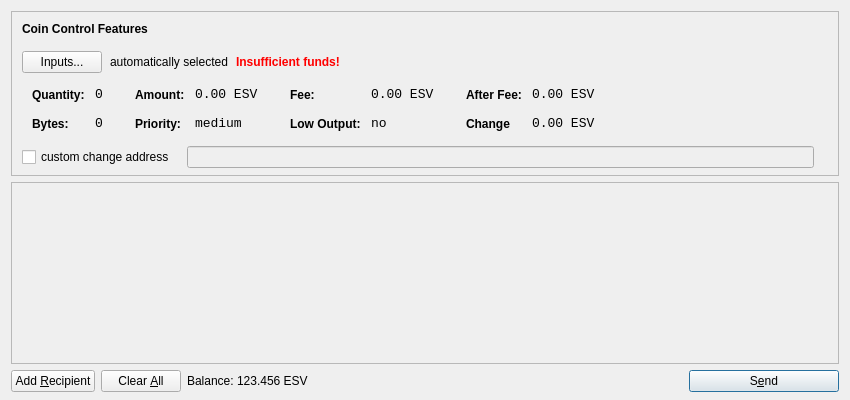
<?xml version="1.0" encoding="UTF-8"?>
<ui version="4.0">
 <class>SendCoinsDialog</class>
 <widget class="QDialog" name="SendCoinsDialog">
  <property name="geometry">
   <rect>
    <x>0</x>
    <y>0</y>
    <width>850</width>
    <height>400</height>
   </rect>
  </property>
  <property name="windowTitle">
   <string>Send Coins</string>
  </property>
  <layout class="QVBoxLayout" name="verticalLayout" stretch="0,1,0">
   <property name="bottomMargin">
    <number>8</number>
   </property>
   <item>
    <widget class="QFrame" name="frameCoinControl">
     <property name="sizePolicy">
      <sizepolicy hsizetype="Expanding" vsizetype="Expanding">
       <horstretch>0</horstretch>
       <verstretch>0</verstretch>
      </sizepolicy>
     </property>
     <property name="maximumSize">
      <size>
       <width>16777215</width>
       <height>16777215</height>
      </size>
     </property>
     <property name="frameShape">
      <enum>QFrame::StyledPanel</enum>
     </property>
     <property name="frameShadow">
      <enum>QFrame::Sunken</enum>
     </property>
     <layout class="QVBoxLayout" name="verticalLayoutCoinControl2">
      <property name="spacing">
       <number>-1</number>
      </property>
      <property name="leftMargin">
       <number>0</number>
      </property>
      <property name="topMargin">
       <number>0</number>
      </property>
      <property name="rightMargin">
       <number>0</number>
      </property>
      <property name="bottomMargin">
       <number>6</number>
      </property>
      <item>
       <layout class="QVBoxLayout" name="verticalLayoutCoinControl" stretch="0,0,0,0,1">
        <property name="spacing">
         <number>0</number>
        </property>
        <property name="leftMargin">
         <number>10</number>
        </property>
        <property name="topMargin">
         <number>10</number>
        </property>
        <item>
         <layout class="QHBoxLayout" name="horizontalLayoutCoinControl1">
          <property name="bottomMargin">
           <number>15</number>
          </property>
          <item>
           <widget class="QLabel" name="labelCoinControlFeatures">
            <property name="sizePolicy">
             <sizepolicy hsizetype="Preferred" vsizetype="Maximum">
              <horstretch>0</horstretch>
              <verstretch>0</verstretch>
             </sizepolicy>
            </property>
            <property name="font">
             <font>
              <weight>75</weight>
              <bold>true</bold>
             </font>
            </property>
            <property name="styleSheet">
             <string notr="true">font-weight:bold;</string>
            </property>
            <property name="text">
             <string>Coin Control Features</string>
            </property>
           </widget>
          </item>
         </layout>
        </item>
        <item>
         <layout class="QHBoxLayout" name="horizontalLayoutCoinControl2" stretch="0,0,0,0">
          <property name="spacing">
           <number>8</number>
          </property>
          <property name="bottomMargin">
           <number>10</number>
          </property>
          <item>
           <widget class="QPushButton" name="pushButtonCoinControl">
            <property name="styleSheet">
             <string notr="true"/>
            </property>
            <property name="text">
             <string>Inputs...</string>
            </property>
           </widget>
          </item>
          <item>
           <widget class="QLabel" name="labelCoinControlAutomaticallySelected">
            <property name="text">
             <string>automatically selected</string>
            </property>
            <property name="margin">
             <number>5</number>
            </property>
           </widget>
          </item>
          <item>
           <widget class="QLabel" name="labelCoinControlInsuffFunds">
            <property name="font">
             <font>
              <weight>75</weight>
              <bold>true</bold>
             </font>
            </property>
            <property name="styleSheet">
             <string notr="true">color:red;font-weight:bold;</string>
            </property>
            <property name="text">
             <string>Insufficient funds!</string>
            </property>
            <property name="margin">
             <number>5</number>
            </property>
           </widget>
          </item>
          <item>
           <spacer name="horizontalSpacerCoinControl">
            <property name="orientation">
             <enum>Qt::Horizontal</enum>
            </property>
            <property name="sizeHint" stdset="0">
             <size>
              <width>40</width>
              <height>1</height>
             </size>
            </property>
           </spacer>
          </item>
         </layout>
        </item>
        <item>
         <widget class="QWidget" name="widgetCoinControl" native="true">
          <property name="sizePolicy">
           <sizepolicy hsizetype="Preferred" vsizetype="Preferred">
            <horstretch>0</horstretch>
            <verstretch>0</verstretch>
           </sizepolicy>
          </property>
          <property name="minimumSize">
           <size>
            <width>0</width>
            <height>0</height>
           </size>
          </property>
          <property name="styleSheet">
           <string notr="true"/>
          </property>
          <layout class="QHBoxLayout" name="horizontalLayoutCoinControl5">
           <property name="margin">
            <number>0</number>
           </property>
           <item>
            <layout class="QHBoxLayout" name="horizontalLayoutCoinControl3" stretch="0,0,0,1">
             <property name="spacing">
              <number>20</number>
             </property>
             <property name="topMargin">
              <number>0</number>
             </property>
             <property name="bottomMargin">
              <number>10</number>
             </property>
             <item>
              <layout class="QFormLayout" name="formLayoutCoinControl1">
               <property name="horizontalSpacing">
                <number>10</number>
               </property>
               <property name="verticalSpacing">
                <number>14</number>
               </property>
               <property name="leftMargin">
                <number>10</number>
               </property>
               <property name="topMargin">
                <number>4</number>
               </property>
               <property name="rightMargin">
                <number>6</number>
               </property>
               <item row="0" column="0">
                <widget class="QLabel" name="labelCoinControlQuantityText">
                 <property name="styleSheet">
                  <string notr="true">font-weight:bold;</string>
                 </property>
                 <property name="text">
                  <string>Quantity:</string>
                 </property>
                 <property name="margin">
                  <number>0</number>
                 </property>
                </widget>
               </item>
               <item row="0" column="1">
                <widget class="QLabel" name="labelCoinControlQuantity">
                 <property name="font">
                  <font>
                   <family>Monospace</family>
                   <pointsize>10</pointsize>
                  </font>
                 </property>
                 <property name="cursor">
                  <cursorShape>IBeamCursor</cursorShape>
                 </property>
                 <property name="contextMenuPolicy">
                  <enum>Qt::ActionsContextMenu</enum>
                 </property>
                 <property name="text">
                  <string>0</string>
                 </property>
                 <property name="margin">
                  <number>0</number>
                 </property>
                 <property name="textInteractionFlags">
                  <set>Qt::LinksAccessibleByMouse|Qt::TextSelectableByKeyboard|Qt::TextSelectableByMouse</set>
                 </property>
                </widget>
               </item>
               <item row="1" column="0">
                <widget class="QLabel" name="labelCoinControlBytesText">
                 <property name="styleSheet">
                  <string notr="true">font-weight:bold;</string>
                 </property>
                 <property name="text">
                  <string>Bytes:</string>
                 </property>
                </widget>
               </item>
               <item row="1" column="1">
                <widget class="QLabel" name="labelCoinControlBytes">
                 <property name="font">
                  <font>
                   <family>Monospace</family>
                   <pointsize>10</pointsize>
                  </font>
                 </property>
                 <property name="cursor">
                  <cursorShape>IBeamCursor</cursorShape>
                 </property>
                 <property name="contextMenuPolicy">
                  <enum>Qt::ActionsContextMenu</enum>
                 </property>
                 <property name="text">
                  <string>0</string>
                 </property>
                 <property name="textInteractionFlags">
                  <set>Qt::LinksAccessibleByMouse|Qt::TextSelectableByKeyboard|Qt::TextSelectableByMouse</set>
                 </property>
                </widget>
               </item>
              </layout>
             </item>
             <item>
              <layout class="QFormLayout" name="formLayoutCoinControl2">
               <property name="horizontalSpacing">
                <number>10</number>
               </property>
               <property name="verticalSpacing">
                <number>14</number>
               </property>
               <property name="leftMargin">
                <number>6</number>
               </property>
               <property name="topMargin">
                <number>4</number>
               </property>
               <property name="rightMargin">
                <number>6</number>
               </property>
               <item row="0" column="0">
                <widget class="QLabel" name="labelCoinControlAmountText">
                 <property name="styleSheet">
                  <string notr="true">font-weight:bold;</string>
                 </property>
                 <property name="text">
                  <string>Amount:</string>
                 </property>
                 <property name="margin">
                  <number>0</number>
                 </property>
                </widget>
               </item>
               <item row="0" column="1">
                <widget class="QLabel" name="labelCoinControlAmount">
                 <property name="font">
                  <font>
                   <family>Monospace</family>
                   <pointsize>10</pointsize>
                  </font>
                 </property>
                 <property name="cursor">
                  <cursorShape>IBeamCursor</cursorShape>
                 </property>
                 <property name="contextMenuPolicy">
                  <enum>Qt::ActionsContextMenu</enum>
                 </property>
                 <property name="text">
                  <string>0.00 ESV</string>
                 </property>
                 <property name="textInteractionFlags">
                  <set>Qt::LinksAccessibleByMouse|Qt::TextSelectableByKeyboard|Qt::TextSelectableByMouse</set>
                 </property>
                </widget>
               </item>
               <item row="1" column="0">
                <widget class="QLabel" name="labelCoinControlPriorityText">
                 <property name="styleSheet">
                  <string notr="true">font-weight:bold;</string>
                 </property>
                 <property name="text">
                  <string>Priority:</string>
                 </property>
                </widget>
               </item>
               <item row="1" column="1">
                <widget class="QLabel" name="labelCoinControlPriority">
                 <property name="font">
                  <font>
                   <family>Monospace</family>
                   <pointsize>10</pointsize>
                  </font>
                 </property>
                 <property name="cursor">
                  <cursorShape>IBeamCursor</cursorShape>
                 </property>
                 <property name="contextMenuPolicy">
                  <enum>Qt::ActionsContextMenu</enum>
                 </property>
                 <property name="text">
                  <string>medium</string>
                 </property>
                 <property name="textInteractionFlags">
                  <set>Qt::LinksAccessibleByMouse|Qt::TextSelectableByKeyboard|Qt::TextSelectableByMouse</set>
                 </property>
                </widget>
               </item>
              </layout>
             </item>
             <item>
              <layout class="QFormLayout" name="formLayoutCoinControl3">
               <property name="horizontalSpacing">
                <number>10</number>
               </property>
               <property name="verticalSpacing">
                <number>14</number>
               </property>
               <property name="leftMargin">
                <number>6</number>
               </property>
               <property name="topMargin">
                <number>4</number>
               </property>
               <property name="rightMargin">
                <number>6</number>
               </property>
               <item row="0" column="0">
                <widget class="QLabel" name="labelCoinControlFeeText">
                 <property name="styleSheet">
                  <string notr="true">font-weight:bold;</string>
                 </property>
                 <property name="text">
                  <string>Fee:</string>
                 </property>
                 <property name="margin">
                  <number>0</number>
                 </property>
                </widget>
               </item>
               <item row="0" column="1">
                <widget class="QLabel" name="labelCoinControlFee">
                 <property name="font">
                  <font>
                   <family>Monospace</family>
                   <pointsize>10</pointsize>
                  </font>
                 </property>
                 <property name="cursor">
                  <cursorShape>IBeamCursor</cursorShape>
                 </property>
                 <property name="contextMenuPolicy">
                  <enum>Qt::ActionsContextMenu</enum>
                 </property>
                 <property name="text">
                  <string>0.00 ESV</string>
                 </property>
                 <property name="textInteractionFlags">
                  <set>Qt::LinksAccessibleByMouse|Qt::TextSelectableByKeyboard|Qt::TextSelectableByMouse</set>
                 </property>
                </widget>
               </item>
               <item row="1" column="0">
                <widget class="QLabel" name="labelCoinControlLowOutputText">
                 <property name="styleSheet">
                  <string notr="true">font-weight:bold;</string>
                 </property>
                 <property name="text">
                  <string>Low Output:</string>
                 </property>
                </widget>
               </item>
               <item row="1" column="1">
                <widget class="QLabel" name="labelCoinControlLowOutput">
                 <property name="font">
                  <font>
                   <family>Monospace</family>
                   <pointsize>10</pointsize>
                  </font>
                 </property>
                 <property name="cursor">
                  <cursorShape>IBeamCursor</cursorShape>
                 </property>
                 <property name="contextMenuPolicy">
                  <enum>Qt::ActionsContextMenu</enum>
                 </property>
                 <property name="text">
                  <string>no</string>
                 </property>
                 <property name="textInteractionFlags">
                  <set>Qt::LinksAccessibleByMouse|Qt::TextSelectableByKeyboard|Qt::TextSelectableByMouse</set>
                 </property>
                </widget>
               </item>
              </layout>
             </item>
             <item>
              <layout class="QFormLayout" name="formLayoutCoinControl4">
               <property name="horizontalSpacing">
                <number>10</number>
               </property>
               <property name="verticalSpacing">
                <number>14</number>
               </property>
               <property name="leftMargin">
                <number>6</number>
               </property>
               <property name="topMargin">
                <number>4</number>
               </property>
               <property name="rightMargin">
                <number>6</number>
               </property>
               <item row="0" column="0">
                <widget class="QLabel" name="labelCoinControlAfterFeeText">
                 <property name="styleSheet">
                  <string notr="true">font-weight:bold;</string>
                 </property>
                 <property name="text">
                  <string>After Fee:</string>
                 </property>
                 <property name="margin">
                  <number>0</number>
                 </property>
                </widget>
               </item>
               <item row="0" column="1">
                <widget class="QLabel" name="labelCoinControlAfterFee">
                 <property name="font">
                  <font>
                   <family>Monospace</family>
                   <pointsize>10</pointsize>
                  </font>
                 </property>
                 <property name="cursor">
                  <cursorShape>IBeamCursor</cursorShape>
                 </property>
                 <property name="contextMenuPolicy">
                  <enum>Qt::ActionsContextMenu</enum>
                 </property>
                 <property name="text">
                  <string>0.00 ESV</string>
                 </property>
                 <property name="textInteractionFlags">
                  <set>Qt::LinksAccessibleByMouse|Qt::TextSelectableByKeyboard|Qt::TextSelectableByMouse</set>
                 </property>
                </widget>
               </item>
               <item row="1" column="0">
                <widget class="QLabel" name="labelCoinControlChangeText">
                 <property name="styleSheet">
                  <string notr="true">font-weight:bold;</string>
                 </property>
                 <property name="text">
                  <string>Change</string>
                 </property>
                </widget>
               </item>
               <item row="1" column="1">
                <widget class="QLabel" name="labelCoinControlChange">
                 <property name="font">
                  <font>
                   <family>Monospace</family>
                   <pointsize>10</pointsize>
                  </font>
                 </property>
                 <property name="cursor">
                  <cursorShape>IBeamCursor</cursorShape>
                 </property>
                 <property name="contextMenuPolicy">
                  <enum>Qt::ActionsContextMenu</enum>
                 </property>
                 <property name="text">
                  <string>0.00 ESV</string>
                 </property>
                 <property name="textInteractionFlags">
                  <set>Qt::LinksAccessibleByMouse|Qt::TextSelectableByKeyboard|Qt::TextSelectableByMouse</set>
                 </property>
                </widget>
               </item>
              </layout>
             </item>
            </layout>
           </item>
          </layout>
         </widget>
        </item>
        <item>
         <layout class="QHBoxLayout" name="horizontalLayoutCoinControl4" stretch="0,0,0">
          <property name="spacing">
           <number>12</number>
          </property>
          <property name="sizeConstraint">
           <enum>QLayout::SetDefaultConstraint</enum>
          </property>
          <property name="topMargin">
           <number>5</number>
          </property>
          <property name="rightMargin">
           <number>5</number>
          </property>
          <item>
           <widget class="QCheckBox" name="checkBoxCoinControlChange">
            <property name="text">
             <string>custom change address</string>
            </property>
           </widget>
          </item>
          <item>
           <widget class="QLineEdit" name="lineEditCoinControlChange">
            <property name="enabled">
             <bool>false</bool>
            </property>
            <property name="sizePolicy">
             <sizepolicy hsizetype="Expanding" vsizetype="Fixed">
              <horstretch>0</horstretch>
              <verstretch>0</verstretch>
             </sizepolicy>
            </property>
           </widget>
          </item>
          <item>
           <widget class="QLabel" name="labelCoinControlChangeLabel">
            <property name="sizePolicy">
             <sizepolicy hsizetype="Preferred" vsizetype="Expanding">
              <horstretch>0</horstretch>
              <verstretch>0</verstretch>
             </sizepolicy>
            </property>
            <property name="minimumSize">
             <size>
              <width>0</width>
              <height>0</height>
             </size>
            </property>
            <property name="text">
             <string/>
            </property>
            <property name="margin">
             <number>3</number>
            </property>
           </widget>
          </item>
         </layout>
        </item>
        <item>
         <spacer name="verticalSpacerCoinControl">
          <property name="orientation">
           <enum>Qt::Vertical</enum>
          </property>
          <property name="sizeHint" stdset="0">
           <size>
            <width>800</width>
            <height>1</height>
           </size>
          </property>
         </spacer>
        </item>
       </layout>
      </item>
     </layout>
    </widget>
   </item>
   <item>
    <widget class="QScrollArea" name="scrollArea">
     <property name="widgetResizable">
      <bool>true</bool>
     </property>
     <widget class="QWidget" name="scrollAreaWidgetContents">
      <property name="geometry">
       <rect>
        <x>0</x>
        <y>0</y>
        <width>830</width>
        <height>165</height>
       </rect>
      </property>
      <layout class="QVBoxLayout" name="verticalLayout_2">
       <property name="margin">
        <number>0</number>
       </property>
       <item>
        <layout class="QVBoxLayout" name="entries">
         <property name="spacing">
          <number>6</number>
         </property>
        </layout>
       </item>
       <item>
        <spacer name="verticalSpacer">
         <property name="orientation">
          <enum>Qt::Vertical</enum>
         </property>
         <property name="sizeHint" stdset="0">
          <size>
           <width>20</width>
           <height>40</height>
          </size>
         </property>
        </spacer>
       </item>
      </layout>
     </widget>
    </widget>
   </item>
   <item>
    <layout class="QHBoxLayout" name="horizontalLayout">
     <item>
      <widget class="QPushButton" name="addButton">
       <property name="toolTip">
        <string>Send to multiple recipients at once</string>
       </property>
       <property name="text">
        <string>Add &amp;Recipient</string>
       </property>
       <property name="icon">
        <iconset resource="../bitcoin.qrc">
         <normaloff>:/icons/add</normaloff>:/icons/add</iconset>
       </property>
       <property name="autoDefault">
        <bool>false</bool>
       </property>
      </widget>
     </item>
     <item>
      <widget class="QPushButton" name="clearButton">
       <property name="sizePolicy">
        <sizepolicy hsizetype="Minimum" vsizetype="Fixed">
         <horstretch>0</horstretch>
         <verstretch>0</verstretch>
        </sizepolicy>
       </property>
       <property name="toolTip">
        <string>Remove all transaction fields</string>
       </property>
       <property name="text">
        <string>Clear &amp;All</string>
       </property>
       <property name="icon">
        <iconset resource="../bitcoin.qrc">
         <normaloff>:/icons/remove</normaloff>:/icons/remove</iconset>
       </property>
       <property name="autoRepeatDelay">
        <number>300</number>
       </property>
       <property name="autoDefault">
        <bool>false</bool>
       </property>
      </widget>
     </item>
     <item>
      <layout class="QHBoxLayout" name="horizontalLayout_2">
       <property name="spacing">
        <number>3</number>
       </property>
       <item>
        <widget class="QLabel" name="label">
         <property name="sizePolicy">
          <sizepolicy hsizetype="Preferred" vsizetype="Fixed">
           <horstretch>0</horstretch>
           <verstretch>0</verstretch>
          </sizepolicy>
         </property>
         <property name="text">
          <string>Balance:</string>
         </property>
        </widget>
       </item>
       <item>
        <widget class="QLabel" name="labelBalance">
         <property name="sizePolicy">
          <sizepolicy hsizetype="Preferred" vsizetype="Fixed">
           <horstretch>0</horstretch>
           <verstretch>0</verstretch>
          </sizepolicy>
         </property>
         <property name="cursor">
          <cursorShape>IBeamCursor</cursorShape>
         </property>
         <property name="text">
          <string>123.456 ESV</string>
         </property>
         <property name="textInteractionFlags">
          <set>Qt::LinksAccessibleByMouse|Qt::TextSelectableByKeyboard|Qt::TextSelectableByMouse</set>
         </property>
        </widget>
       </item>
      </layout>
     </item>
     <item>
      <spacer name="horizontalSpacer">
       <property name="orientation">
        <enum>Qt::Horizontal</enum>
       </property>
       <property name="sizeHint" stdset="0">
        <size>
         <width>40</width>
         <height>20</height>
        </size>
       </property>
      </spacer>
     </item>
     <item>
      <widget class="QPushButton" name="sendButton">
       <property name="minimumSize">
        <size>
         <width>150</width>
         <height>0</height>
        </size>
       </property>
       <property name="toolTip">
        <string>Confirm the send action</string>
       </property>
       <property name="text">
        <string>S&amp;end</string>
       </property>
       <property name="icon">
        <iconset resource="../bitcoin.qrc">
         <normaloff>:/icons/send</normaloff>:/icons/send</iconset>
       </property>
       <property name="default">
        <bool>true</bool>
       </property>
      </widget>
     </item>
    </layout>
   </item>
  </layout>
 </widget>
 <resources>
  <include location="../bitcoin.qrc"/>
 </resources>
 <connections/>
</ui>
